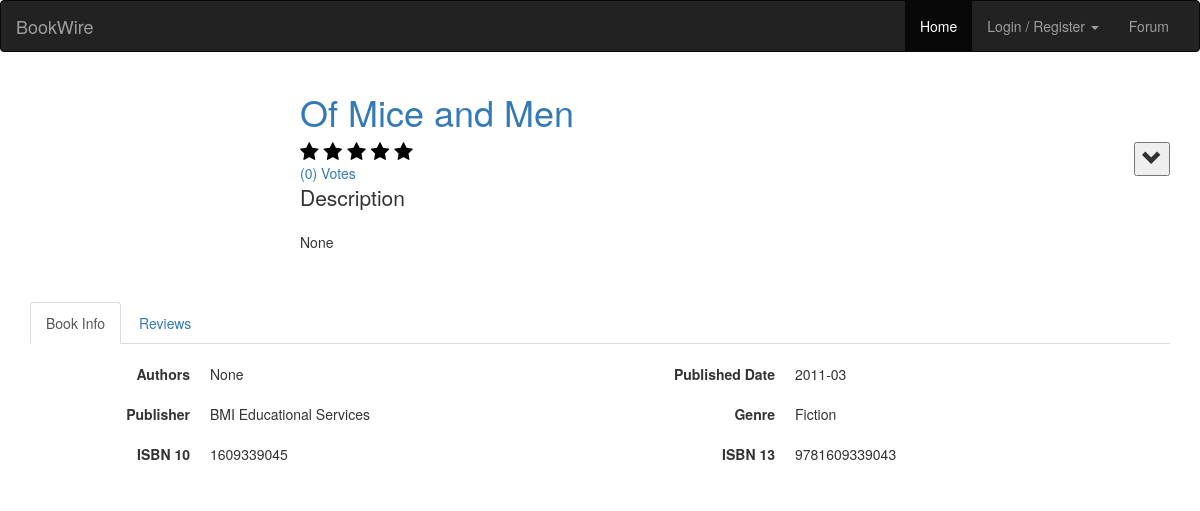
The app's page /bookinstance/9781609339043 with its own data.
### book/models.py (models this page shows, shortened)
class Book(models.Model):
	uid = models.CharField(max_length=64)
	title =  models.CharField(max_length=1024)
	authors = models.CharField(max_length=1024)
	publisher = models.CharField(max_length=1024)
	published_date = models.CharField(max_length=32)
	description = models.CharField(max_length=8192)
	isbn_13 = models.CharField(max_length=32)
	isbn_10 = models.CharField(max_length=32)
	genre = models.CharField(max_length=1024)
	average_rating = models.FloatField()
	ratings_count = models.IntegerField()
	thumbnail = models.CharField(max_length=1024)
	favourites = models.ManyToManyField(User, related_name='favourites')
	readingnow = models.ManyToManyField(User, related_name='readingnow')
	toread = models.ManyToManyField(User, related_name='toread')
	haveread = models.ManyToManyField(User, related_name='haveread')

### book/views.py (the view, shortened to what this page needs)
# urls.py: path('bookinstance/<slug:isbn_13>', views.bookinstance, name='bookinstance'),
@csrf_exempt
def bookinstance(request,isbn_13):
	try:
		book = Book.objects.get(isbn_13=isbn_13)
		reviews = Review.objects.filter(book=book).order_by('-created_at')
	except Book.DoesNotExist:
		return redirect("book:mainpage")
	print(book.average_rating)
	context = {"book": book, "reviews": reviews}
	return render(request, "bookpage.html", context)

### book/templates/bookpage.html (shortened to what this page needs)
{% extends "account_base.html" %}
{% load staticfiles %}
{% block content %}
<link rel="stylesheet" type="text/css" href="{% static 'css/bookpage.css' %}" />
<div class="container">
    <div class="row">
        <div class="col-sm-2 hidden-xs">
        </div>
        <div class="col-sm-10" style="padding-left: 90px;">
            <h1><a href="http://www.google.com/search?q={{book.title}}">{{book.title}}</a></h1>
            <div class="btn-group pull-right">
                <button style="font-size: 20px; cursor: pointer;" class="dropdown-toggle" data-toggle="dropdown" aria-haspopup="true" aria-expanded="false">
                    <b><i class="glyphicon glyphicon-chevron-down"></i></b>
                </button>
            </div>
            <div id="book-average-rating"></div>
            <a href="#">({{book.ratings_count}}) Votes</a>
            <div class="p-4">
                <p class="lead font-weight-bold">Description</p>
                <p>{{book.description}}</p>
            </div>
            <br>
        </div>
    </div>
    <br>
    <div class="row">
        <div class="col-md-12">
            <div class="tabbable-panel">
                <div class="tabbable-line">
                    <ul class="nav nav-tabs ">
                        <li class="active">
                            <a href="#tab_default_2" data-toggle="tab">Book Info</a>
                        </li>
                        <li>
                            <a href="#tab_default_3" data-toggle="tab">Reviews</a>
                        </li>
                    </ul>
                    <div class="tab-content">
                        <div class="tab-pane active" id="tab_default_2">
                            <br>
                            <div class="row">
                                <div class="col-xs-6">
                                    <dl class="dl-horizontal">
                                        <dt>Authors</dt>
                                        <dd>{{book.authors}}</dd>
                                        <br>
                                        <dt>Publisher</dt>
                                        <dd>{{book.publisher}}</dd>
                                        <br>
                                        <dt>ISBN 10</dt>
                                        <dd>{{book.isbn_10}}</dd>
                                    </dl>
                                </div>
                                <div class="col-xs-6">
                                    <dl class="dl-horizontal">
                                        <dt>Published Date</dt>
                                        <dd>{{book.published_date}}</dd>
                                        <br>
                                        <dt>Genre</dt>
                                        <dd>{{book.genre}}</dd>
                                        <br>
                                        <dt>ISBN 13</dt>
                                        <dd>{{book.isbn_13}}</dd>
                                    </dl>
                                </div>
                            </div>
                        </div>
                    </div>
                </div>
            </div>
        </div>
    </div>
</div><br><br>
{% endblock %}

### records on screen
Book: title "Of Mice and Men", ratings_count "0", description "None", authors "None", publisher "BMI Educational Services", isbn_10 "1609339045", published_date "2011-03", genre "Fiction", isbn_13 "9781609339043"
